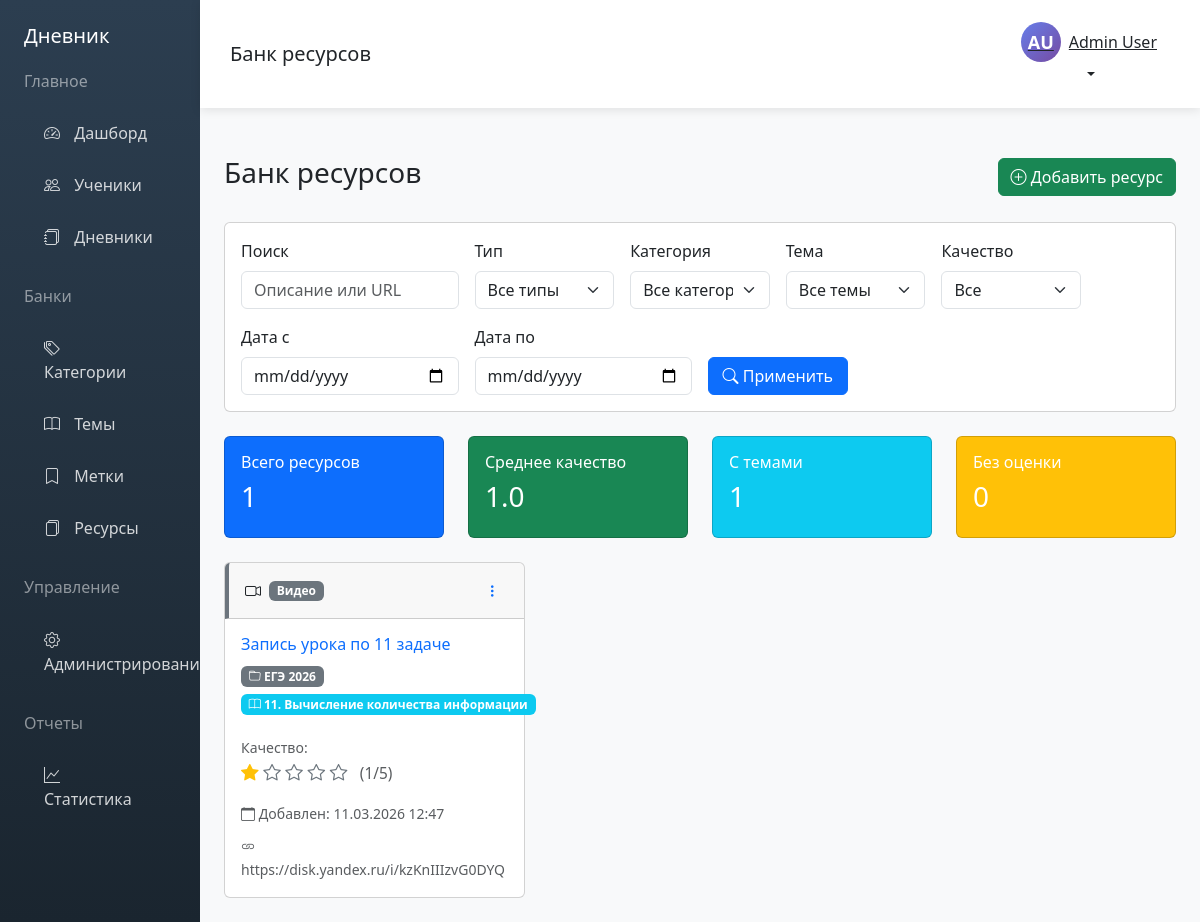
Page /resources.php (signed in) on the committed database.
### tables this page shows
CREATE TABLE `users` (
  `id` int(11) NOT NULL,
  `username` varchar(50) NOT NULL,
  `email` varchar(100) NOT NULL,
  `password_hash` varchar(255) NOT NULL,
  `first_name` varchar(50) NOT NULL,
  `last_name` varchar(50) NOT NULL,
  `middle_name` varchar(50) DEFAULT NULL,
  `phone` varchar(20) DEFAULT NULL,
  `role` enum('admin','tutor') DEFAULT 'tutor',
  `is_active` tinyint(1) DEFAULT 1,
  `created_at` timestamp NOT NULL DEFAULT current_timestamp(),
  `updated_at` timestamp NOT NULL DEFAULT current_timestamp() ON UPDATE current_timestamp(),
  `last_login` timestamp NULL DEFAULT NULL,
  `created_by` int(11) DEFAULT NULL
);

CREATE TABLE `resources` (
  `id` int(11) NOT NULL,
  `url` varchar(500) NOT NULL,
  `description` text DEFAULT NULL,
  `type` enum('page','document','video','audio','other') DEFAULT 'page',
  `tags` text DEFAULT NULL COMMENT 'теги через точку с запятой',
  `category_id` int(11) DEFAULT NULL,
  `topic_id` int(11) DEFAULT NULL,
  `quality` int(11) NOT NULL DEFAULT 0,
  `is_global` tinyint(1) DEFAULT 1,
  `created_by` int(11) DEFAULT NULL,
  `created_at` timestamp NOT NULL DEFAULT current_timestamp(),
  `updated_at` timestamp NOT NULL DEFAULT current_timestamp() ON UPDATE current_timestamp()
);

CREATE TABLE `categories` (
  `id` int(11) NOT NULL,
  `name` varchar(100) NOT NULL,
  `color` varchar(20) DEFAULT '#6c757d',
  `is_visible` tinyint(1) DEFAULT 1,
  `sort_order` int(11) DEFAULT 0,
  `created_by` int(11) DEFAULT NULL,
  `created_at` timestamp NOT NULL DEFAULT current_timestamp(),
  `updated_at` timestamp NOT NULL DEFAULT current_timestamp() ON UPDATE current_timestamp()
);

CREATE TABLE `topics` (
  `id` int(11) NOT NULL,
  `name` varchar(255) NOT NULL,
  `category_id` int(11) DEFAULT NULL,
  `created_by` int(11) DEFAULT NULL,
  `created_at` timestamp NOT NULL DEFAULT current_timestamp(),
  `updated_at` timestamp NOT NULL DEFAULT current_timestamp() ON UPDATE current_timestamp()
);

### config.php (called while the page is built, shortened)
<?php
function isAdmin() {
    return isset($_SESSION['user_role']) && $_SESSION['user_role'] === 'admin';
}
function getCurrentUser($pdo) {
    $stmt = $pdo->prepare("SELECT * FROM users WHERE id = ?");
    $stmt->execute([$_SESSION['user_id']]);
    return $stmt->fetch();
}
?>

### resources.php (the view, shortened to what this page needs)
<?php
require_once 'config.php';
$pageTitle = 'Банк ресурсов';
$currentUser = getCurrentUser($pdo);
$resourceTypes = [
    'page' => 'Страница',
    'document' => 'Документ',
    'video' => 'Видео',
    'audio' => 'Звук',
    'other' => 'Другое'
];
$searchTerm = $_GET['search'] ?? '';
$dateFrom = $_GET['date_from'] ?? '';
$dateTo = $_GET['date_to'] ?? '';
$query = "
    SELECT r.*,
           c.name as category_name,
           c.color as category_color,
           t.name as topic_name
    FROM resources r
    LEFT JOIN categories c ON r.category_id = c.id
    LEFT JOIN topics t ON r.topic_id = t.id
    WHERE 1=1
";
$params = [];
$query .= " ORDER BY r.created_at DESC";
$stmt = $pdo->prepare($query);
$stmt->execute($params);
$resources = $stmt->fetchAll();
include 'header.php';
?>
<div class="container-fluid px-4">
    <div class="d-flex justify-content-between align-items-center mb-4">
        <h1 class="h3">Банк ресурсов</h1>
        <div>
            <button type="button" class="btn btn-success" onclick="showAddResourceModal()">
                <i class="bi bi-plus-circle"></i> Добавить ресурс
            </button>
        </div>
    </div>
    <div class="card mb-4">
        <div class="card-body">
            <form method="GET" class="row g-3">
                <div class="col-md-3">
                    <label class="form-label">Поиск</label>
                    <input type="text" class="form-control" name="search" value="<?php echo htmlspecialchars($searchTerm); ?>" placeholder="Описание или URL">
                </div>
                <div class="col-md-2">
                    <label class="form-label">Тип</label>
                    <select class="form-select" name="type">
                        <option value="">Все типы</option>
                    </select>
                </div>
                <div class="col-md-2">
                    <label class="form-label">Категория</label>
                    <select class="form-select" name="category">
                        <option value="">Все категории</option>
                    </select>
                </div>
                <div class="col-md-2">
                    <label class="form-label">Тема</label>
                    <select class="form-select" name="topic">
                        <option value="">Все темы</option>
                    </select>
                </div>
                <div class="col-md-2">
                    <label class="form-label">Качество</label>
                    <select class="form-select" name="quality">
                        <option value="">Все</option>
                    </select>
                </div>
                <div class="col-md-3">
                    <label class="form-label">Дата с</label>
                    <input type="date" class="form-control" name="date_from" value="<?php echo $dateFrom; ?>">
                </div>
                <div class="col-md-3">
                    <label class="form-label">Дата по</label>
                    <input type="date" class="form-control" name="date_to" value="<?php echo $dateTo; ?>">
                </div>
                <div class="col-md-2 d-flex align-items-end">
                    <button type="submit" class="btn btn-primary w-100">
                        <i class="bi bi-search"></i> Применить
                    </button>
                </div>
            </form>
        </div>
    </div>
    <div class="row mb-4">
        <div class="col-md-3">
            <div class="card bg-primary text-white">
                <div class="card-body">
                    <h6 class="card-title">Всего ресурсов</h6>
                    <h3><?php echo count($resources); ?></h3>
                </div>
            </div>
        </div>
        <div class="col-md-3">
            <div class="card bg-success text-white">
                <div class="card-body">
                    <h6 class="card-title">Среднее качество</h6>
                    <h3>
                        <?php
                        $avgQuality = array_sum(array_column($resources, 'quality')) / max(count($resources), 1);
                        echo number_format($avgQuality, 1);
                        ?>
                    </h3>
                </div>
            </div>
        </div>
        <div class="col-md-3">
            <div class="card bg-info text-white">
                <div class="card-body">
                    <h6 class="card-title">С темами</h6>
                    <h3><?php echo count(array_filter($resources, function($r) { return !empty($r['topic_id']); })); ?></h3>
                </div>
            </div>
        </div>
        <div class="col-md-3">
            <div class="card bg-warning text-white">
                <div class="card-body">
                    <h6 class="card-title">Без оценки</h6>
                    <h3><?php echo count(array_filter($resources, function($r) { return empty($r['quality']); })); ?></h3>
                </div>
            </div>
        </div>
    </div>
    <div class="row">
        <?php if (empty($resources)): ?>
            <div class="col-12">
                <div class="alert alert-info">
                    <i class="bi bi-info-circle"></i> Нет ресурсов. Нажмите "Добавить ресурс", чтобы создать первый ресурс.
                </div>
            </div>
        <?php else: ?>
            <?php foreach ($resources as $resource): ?>
                <div class="col-md-6 col-lg-4 mb-4" id="resource_<?php echo $resource['id']; ?>">
                    <div class="card h-100 resource-card">
                        <div class="card-header d-flex justify-content-between align-items-center"
                             style="<?php echo $resource['category_color'] ? 'border-left: 4px solid ' . $resource['category_color'] : ''; ?>">
                            <div class="d-flex align-items-center">
                                <?php
                                $typeIcon = match($resource['type']) {
                                    'page' => 'bi-file-text',
                                    'document' => 'bi-file-pdf',
                                    'video' => 'bi-camera-video',
                                    'audio' => 'bi-mic',
                                    default => 'bi-link'
                                };
                                ?>
                                <i class="bi <?php echo $typeIcon; ?> me-2"></i>
                                <span class="badge bg-secondary"><?php echo $resourceTypes[$resource['type']] ?? $resource['type']; ?></span>
                            </div>
                            <div class="dropdown">
                                <button class="btn btn-sm btn-link" type="button" data-bs-toggle="dropdown">
                                    <i class="bi bi-three-dots-vertical"></i>
                                </button>
                            </div>
                        </div>
                        <div class="card-body">
                            <h6 class="card-title">
                                <a href="<?php echo htmlspecialchars($resource['url']); ?>" target="_blank" class="text-decoration-none">
                                    <?php echo htmlspecialchars($resource['description'] ?: $resource['url']); ?>
                                </a>
                            </h6>
                            <div class="mt-2">
                                <?php if ($resource['category_name']): ?>
                                    <span class="badge mb-1" style="background-color: <?php echo $resource['category_color']; ?>; color: white;">
                                        <i class="bi bi-folder"></i> <?php echo htmlspecialchars($resource['category_name']); ?>
                                    </span>
                                <?php endif; ?>
                                <?php if ($resource['topic_name']): ?>
                                    <span class="badge bg-info mb-1">
                                        <i class="bi bi-book"></i> <?php echo htmlspecialchars($resource['topic_name']); ?>
                                    </span>
                                <?php endif; ?>
                            </div>
                            <div class="mt-3">
                                <small class="text-muted">Качество:</small>
                                <div class="quality-stars">
                                    <?php for ($i = 1; $i <= 5; $i++): ?>
                                        <?php if ($i <= $resource['quality']): ?>
                                            <i class="bi bi-star-fill text-warning"></i>
                                        <?php else: ?>
                                            <i class="bi bi-star text-secondary"></i>
                                        <?php endif; ?>
                                    <?php endfor; ?>
                                    <?php if ($resource['quality'] > 0): ?>
                                        <small class="ms-2 text-muted">(<?php echo $resource['quality']; ?>/5)</small>
                                    <?php else: ?>
                                        <small class="ms-2 text-muted">(нет оценки)</small>
                                    <?php endif; ?>
                                </div>
                            </div>
                            <div class="mt-3">
                                <small class="text-muted">
                                    <i class="bi bi-calendar"></i> Добавлен: <?php echo date('d.m.Y H:i', strtotime($resource['created_at'])); ?>
                                </small>
                            </div>
                            <div class="mt-2">
                                <small class="text-muted">
                                    <i class="bi bi-link"></i>
                                    <?php
                                    $shortUrl = substr($resource['url'], 0, 50);
                                    echo htmlspecialchars($shortUrl);
                                    ?>
                                </small>
                            </div>
                        </div>
                    </div>
                </div>
            <?php endforeach; ?>
        <?php endif; ?>
    </div>
</div>
<?php include 'footer.php'; ?>

### header.php (shortened to what this page needs)
<!DOCTYPE html>
<html lang="ru">
<head>
    <link href="https://cdn.jsdelivr.net/npm/bootstrap@5.3.0/dist/css/bootstrap.min.css" rel="stylesheet">
    <link rel="stylesheet" href="https://cdn.jsdelivr.net/npm/bootstrap-icons@1.11.0/font/bootstrap-icons.css">
</head>
<body>
    <div class="container-fluid">
        <div class="row">
            <div class="col-md-2 p-0 sidebar">
                <div class="p-4">
                    <h5 class="text-white mb-4">Дневник</h5>
                    <h6 class="text-white-50 mb-3">Главное</h6>
                    <nav class="nav flex-column">
                        <a class="nav-link <?php echo basename($_SERVER['PHP_SELF']) == 'dashboard.php' ? 'active' : ''; ?>" href="dashboard.php">
                            <i class="bi bi-speedometer2"></i> Дашборд
                        </a>
                        <a class="nav-link" href="students.php">
                            <i class="bi bi-people"></i> Ученики
                        </a>
                        <a class="nav-link" href="diaries.php">
                            <i class="bi bi-journals"></i> Дневники
                        </a>
                    </nav>
                    <h6 class="text-white-50 mt-4 mb-3">Банки</h6>
                    <nav class="nav flex-column">
                        <a class="nav-link" href="categories.php">
                            <i class="bi bi-tags"></i> Категории
                        </a>
                        <a class="nav-link" href="topics.php">
                            <i class="bi bi-book"></i> Темы
                        </a>
                        <a class="nav-link" href="tags.php">
                            <i class="bi bi-bookmark"></i> Метки
                        </a>
                        <a class="nav-link" href="resources.php">
                            <i class="bi bi-files"></i> Ресурсы
                        </a>
                    </nav>
                    <?php if (isAdmin()): ?>
                    <h6 class="text-white-50 mt-4 mb-3">Управление</h6>
                    <nav class="nav flex-column">
                        <a class="nav-link" href="admin.php">
                            <i class="bi bi-gear"></i> Администрирование
                        </a>
                    </nav>
                    <?php endif; ?>
                    <h6 class="text-white-50 mt-4 mb-3">Отчеты</h6>
                    <nav class="nav flex-column">
                        <a class="nav-link" href="statistics.php">
                            <i class="bi bi-graph-up"></i> Статистика
                        </a>
                    </nav>
                </div>
            </div>
            <div class="col-md-10 p-0 main-content">
                <div class="navbar-top d-flex justify-content-between align-items-center">
                    <h5 class="mb-0"><?php echo $pageTitle ?? 'Дашборд'; ?></h5>
                    <div class="d-flex align-items-center">
                        <div class="dropdown">
                            <button class="btn btn-link dropdown-toggle text-dark" type="button" data-bs-toggle="dropdown">
                                <div class="d-flex align-items-center">
                                    <div class="user-avatar me-2">
                                        <?php echo strtoupper(substr($currentUser['first_name'] ?? 'U', 0, 1) . substr($currentUser['last_name'] ?? 'U', 0, 1)); ?>
                                    </div>
                                    <span><?php echo $currentUser['first_name'] ?? 'Пользователь'; ?> <?php echo $currentUser['last_name'] ?? ''; ?></span>
                                </div>
                            </button>
                        </div>
                    </div>
                </div>
                <div class="p-4"></div>

### rows in the picture
users: first_name+last_name "AU", first_name "Admin", last_name "User"
resources: topic "1", quality "0", type "Видео", description "Запись урока по 11 задаче", category.name "ЕГЭ 2026", topic.name "11. Вычисление количества информации", quality "1", created_at "11.03.2026 12:47", url "https://disk.yandex.ru/i/kzKnIIIzvG0DYQ"

### other values in the picture
$pageTitle "Банк ресурсов"
count($resources) "1"
$avgQuality "1.0"
